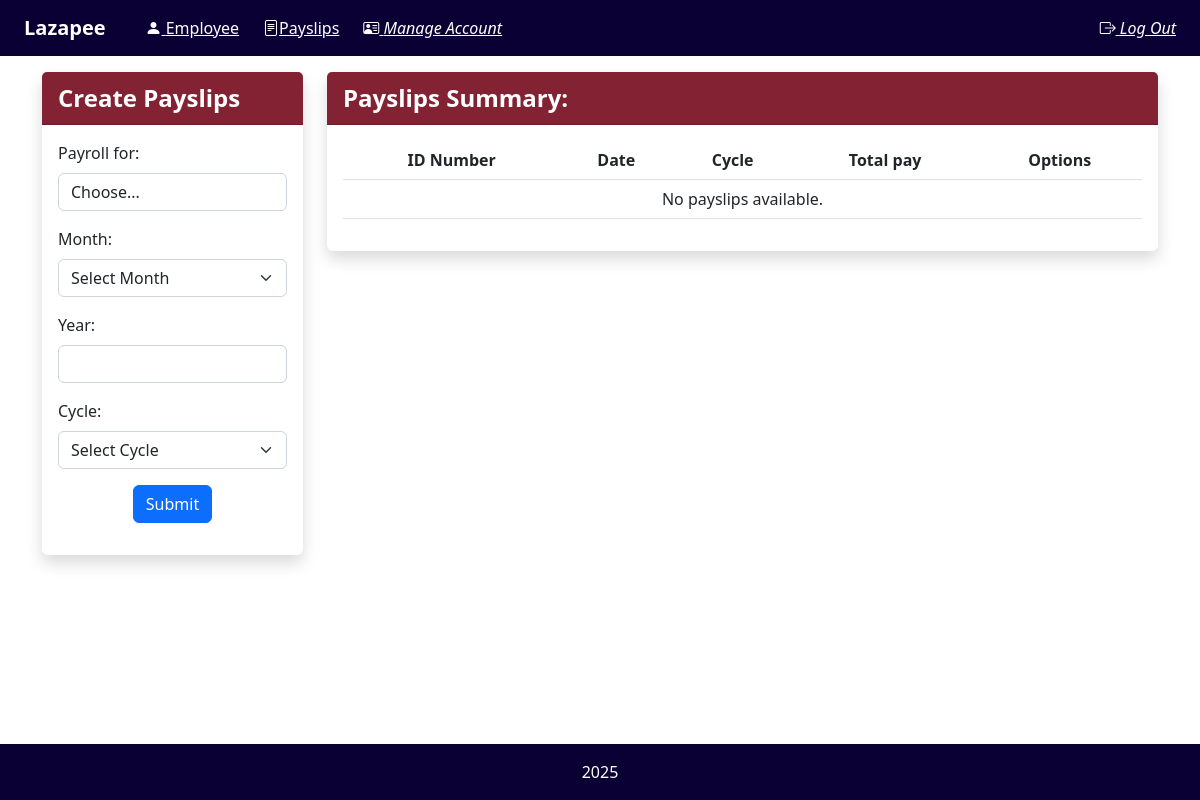
Before: /payslip with the older database file.
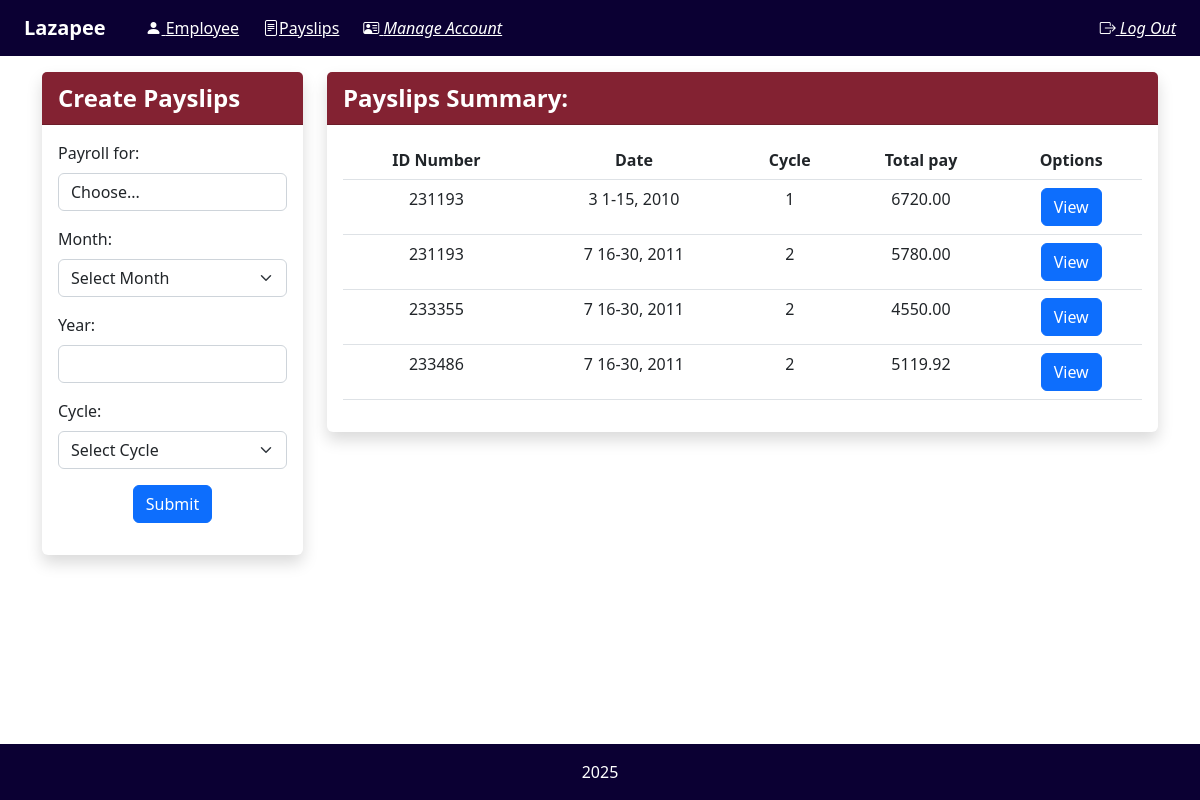
After: the same page with the newer database file.
### payroll_app/models.py (models this page shows, shortened)
class Payslip(models.Model):
    id_number = models.ForeignKey(Employee, on_delete=models.CASCADE)
    month = models.CharField(max_length=12)
    date_range = models.CharField(max_length=12)
    year = models.CharField(max_length=4)
    pay_cycle = models.CharField(max_length=12)
    rate = models.DecimalField(max_digits=12, decimal_places=2)
    earnings_allowance = models.DecimalField(max_digits=12, decimal_places=2)
    deductions_tax = models.DecimalField(max_digits=12, decimal_places=2)
    deductions_health = models.DecimalField(max_digits=12, decimal_places=2)
    pag_ibig = models.DecimalField(max_digits=12, decimal_places=2)
    sss =  models.DecimalField(max_digits=12, decimal_places=2)
    overtime = models.DecimalField(max_digits=12, decimal_places=2)
    total_pay = models.DecimalField(max_digits=12, decimal_places=2)
    objects = models.Manager()

class Employee(models.Model):
    account = models.ForeignKey(Account, on_delete=models.CASCADE, null=True)
    name = models.CharField(max_length=50)
    id_number = models.CharField(max_length=15, unique=True)
    rate = models.DecimalField(default = 0.0, max_digits=12, decimal_places=2)
    overtime_pay = models.DecimalField(null=True, blank=True, max_digits=10, decimal_places=2)
    allowance = models.DecimalField(null=True, blank=True, max_digits=10, decimal_places=2)
    objects = models.Manager()

### payroll_app/views.py (the view, shortened to what this page needs)
# urls.py: path('payslip', views.payslip, name='payslip'),
def payslip(request):
    employees = Employee.objects.all()
    payslips = Payslip.objects.all()
    return render(request, 'payroll_app/payslip.html', {
        'employee': employees,
        'payslip': payslips,
    })

### payroll_app/templates/payroll_app/payslip.html (shortened to what this page needs)
{% extends 'payroll_app/base.html' %}
{% load static %}
{% block navbar %}
<div class="container-fluid d-flex align-items-center gap-4">
    <a class="navbar-brand mb-0" href="{% url 'payroll' %}"><strong> Lazapee</strong> </a>
    <a href="{% url 'payroll' %}" style="color:white">
        <i class="bi bi-person-fill"></i> Employee</a>
    <a href="{% url 'payslip' %}" style="color: white">
        <i class="bi bi-file-text"></i>Payslips</a>
    <a href="{% url 'manage_account' %}" style="color:white">
        <i class="bi bi-person-vcard"> Manage Account</i></a>
    <a href="{% url 'logout' %}" class="text-white text-decoration-underline ms-auto">
        <i class="bi bi-box-arrow-right"> Log Out</i></a>
</div>
{% endblock %}
{% block content %}
    <div class="container-fluid">
        <div class="row">
            <div class="col-md-3">
                <div class="card shadow border-0">
                    <div class="card-header text-white fw-bold fs-4" style="background-color: #832232;">
                        Create Payslips
                    </div>
                    <div class="card-body">
                        <form method="POST" action="{% url 'payslip' %}">
                            <div class="mb-3">
                                <label for="payslip_name" class="form-label">Payroll for:</label>
                                <select class="form-control m-0" id="payslip_name" name="payslip_name" required>
                                    <option value="" disabled selected> Choose...</option>
                                </select>
                            </div>
                            <div class="mb-3">
                                <label for="month" class="form-label">Month:</label>
                                <select class="form-select" id="month" name="month" required>
                                    <option value="" disabled selected> Select Month </option>
                                </select>
                            </div>
                            <div class="mb-3">
                                <label for="year" class="form-label">Year:</label>
                                <input type="nummber" min="0" step="1" class="form-control" id="year" name="year" required>
                            </div>
                            <div class="mb-3">
                                <label for="pay_cycle" class="form-label"> Cycle:</label>
                                <select class="form-select" id="pay_cycle" name="pay_cycle" required>
                                    <option value="" disabled selected> Select Cycle </option>
                                </select>
                            </div>
                        <div class="d-flex justify-content-center mt-2">
                            <button type="submit" class="btn btn-primary">Submit</button>
                        </div>
                        </form>
                    </div>
                </div>
            </div>
            <div class="col-md-9">
                <div class="card shadow border-0">
                    <div class="card-header text-white fw-bold fs-4" style="background-color: #832232;">
                        Payslips Summary:
                    </div>
                    <div class="card-body">
                        <table class="table table-hover">
                            <thead class="thead-light">
                                <tr>
                                    <th scope="col" class="text-center"> ID Number </th>
                                    <th scope="col" class="text-center"> Date </th>
                                    <th scope="col" class="text-center"> Cycle </th>
                                    <th scope="col" class="text-center"> Total pay </th>
                                    <th scope="col" class="text-center"> Options </th>
                                </tr>
                            </thead>
                            <tbody>
                                {% for p in payslip %}
                                <tr>
                                    <td class="text-center"> {{ p.id_number.id_number}} </td>
                                    <td class="text-center"> {{ p.month }} {{ p.date_range }}, {{ p.year }} </td>
                                    <td class="text-center"> {{ p.pay_cycle }} </td>
                                    <td class="text-center"> {{ p.total_pay|floatformat:2 }} </td>
                                    <td class="text-center"> <a href="{% url 'view_payslip' p.pk %}" class="btn btn-primary">View</a> </td>
                                </tr>
                                {% empty %}
                                <tr>
                                    <td colspan="5" class="text-center">No payslips available.</td>
                                </tr>
                                {% endfor %}
                            </tbody>
                        </table>
                    </div>
                </div>
            </div>
        </div>
    </div>
{% endblock %}

### payroll_app/templates/payroll_app/base.html (shortened to what this page needs)
{% load static %}
<html>
    <head>
        <link rel="stylesheet" href="{% static '/bootstrap/css/bootstrap.min.css' %}">
        <link rel="stylesheet" href="{% static '/bootstrap/css/custom.css' %}">
        <link rel="stylesheet" href="https://cdn.jsdelivr.net/npm/bootstrap-icons@1.10.5/font/bootstrap-icons.css">
    </head>
    <body>
        <nav class="navbar navbar-dark bg-custom mb-3 sticky-top" style="background-color: #0B0033">
            <div class="container-fluid">
                {% block navbar %}
                {% endblock %}
            </div>
        </nav>
        <div class="container">
            <div class="row">
        <div class="col-12">
            <div class="row justify-content-center" >
                {% block content %}
                {% endblock %}
            </div>
        </div>
        </div>
        </div>
        <footer class="bg-custom p-3 mt-auto text-center text-white fixed-bottom" style="background-color: #0B0033;">
            <div class="container"> 2025</div>
        </footer>
    </body>
</html>

Changed rows visible on the page:
added Payslip: id_number.id_number "231193", month "3", date_range "1-15", year "2010", pay_cycle "1", total_pay "6720.00"
added Payslip: id_number.id_number "231193", month "7", date_range "16-30", year "2011", pay_cycle "2", total_pay "5780.00"
added Payslip: id_number.id_number "233355", month "7", date_range "16-30", year "2011", pay_cycle "2", total_pay "4550.00"
added Payslip: id_number.id_number "233486", month "7", date_range "16-30", year "2011", pay_cycle "2", total_pay "5119.92"
Other visible differences:
text no longer shown: "No payslips available."
